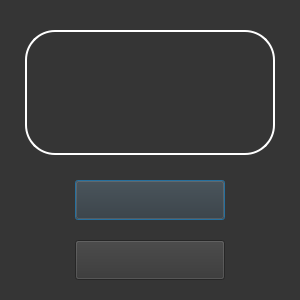
<?xml version="1.0" encoding="UTF-8"?>
<ui version="4.0">
 <class>Dialog</class>
 <widget class="QDialog" name="Dialog">
  <property name="windowModality">
   <enum>Qt::WindowModal</enum>
  </property>
  <property name="geometry">
   <rect>
    <x>0</x>
    <y>0</y>
    <width>300</width>
    <height>300</height>
   </rect>
  </property>
  <property name="windowTitle">
   <string>Dialog</string>
  </property>
  <property name="styleSheet">
   <string notr="true">background-color: rgb(53, 53, 53);</string>
  </property>
  <widget class="QPushButton" name="confirmAlarm">
   <property name="geometry">
    <rect>
     <x>75</x>
     <y>180</y>
     <width>150</width>
     <height>40</height>
    </rect>
   </property>
   <property name="styleSheet">
    <string notr="true">background-color: rgb(236, 236, 236);
                border-radius: 15px;        
               border: 2px solid rgb(236, 236, 236);
hover{
	background-color: rgb(175, 175, 175)
}
	</string>
   </property>
   <property name="text">
    <string/>
   </property>
  </widget>
  <widget class="QPushButton" name="resetAlarm">
   <property name="geometry">
    <rect>
     <x>75</x>
     <y>240</y>
     <width>150</width>
     <height>40</height>
    </rect>
   </property>
   <property name="styleSheet">
    <string notr="true">background-color: rgb(236, 236, 236);
                border-radius: 15px;        
               border: 2px solid rgb(236, 236, 236);
hover{
	background-color: rgb(175, 175, 175)
}
	</string>
   </property>
   <property name="text">
    <string/>
   </property>
  </widget>
  <widget class="QLineEdit" name="alarmValue">
   <property name="geometry">
    <rect>
     <x>25</x>
     <y>30</y>
     <width>250</width>
     <height>125</height>
    </rect>
   </property>
   <property name="font">
    <font>
     <pointsize>36</pointsize>
    </font>
   </property>
   <property name="styleSheet">
    <string notr="true">color: white;
border: 2px solid white;
border-radius: 30px;</string>
   </property>
   <property name="alignment">
    <set>Qt::AlignCenter</set>
   </property>
  </widget>
 </widget>
 <resources/>
 <connections/>
</ui>
